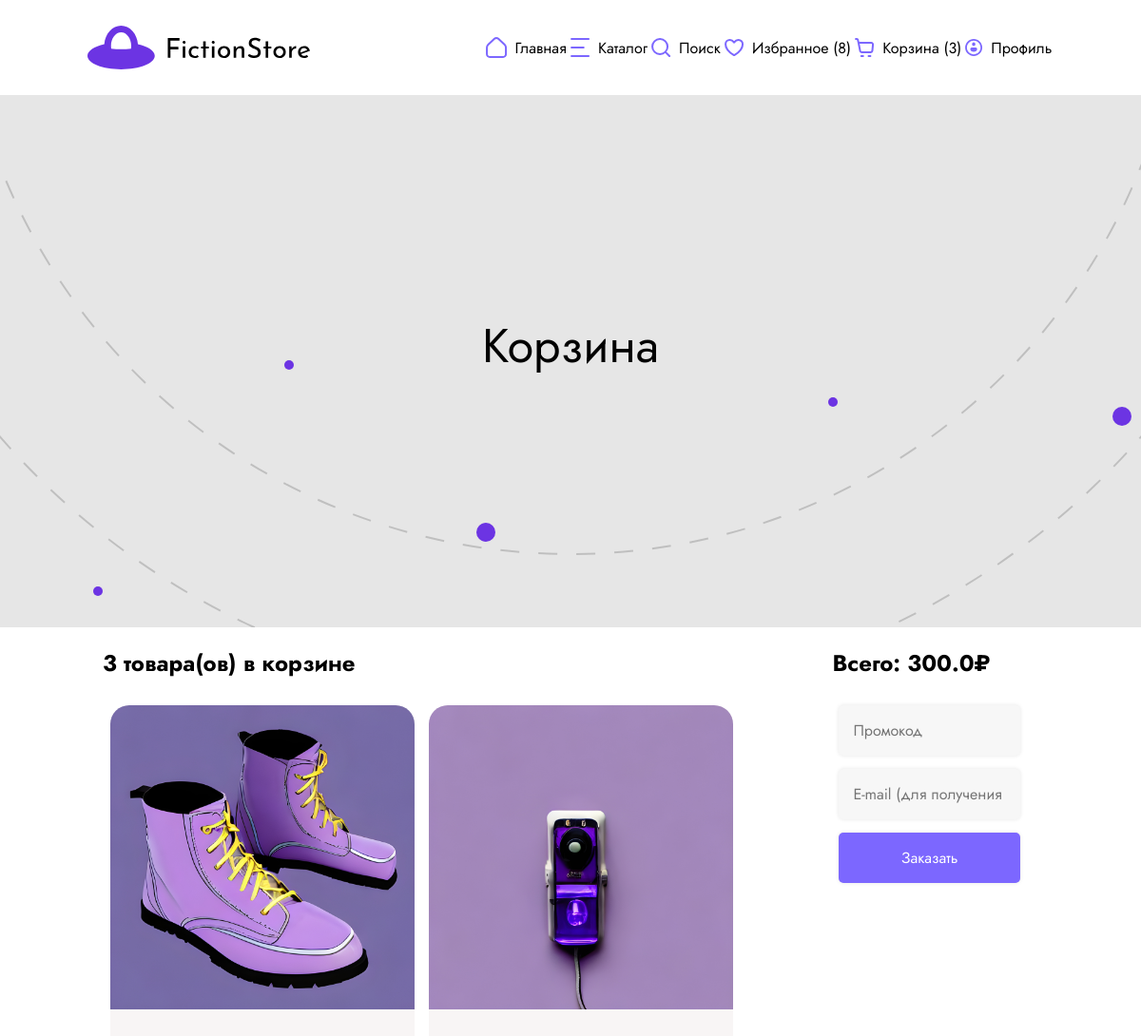
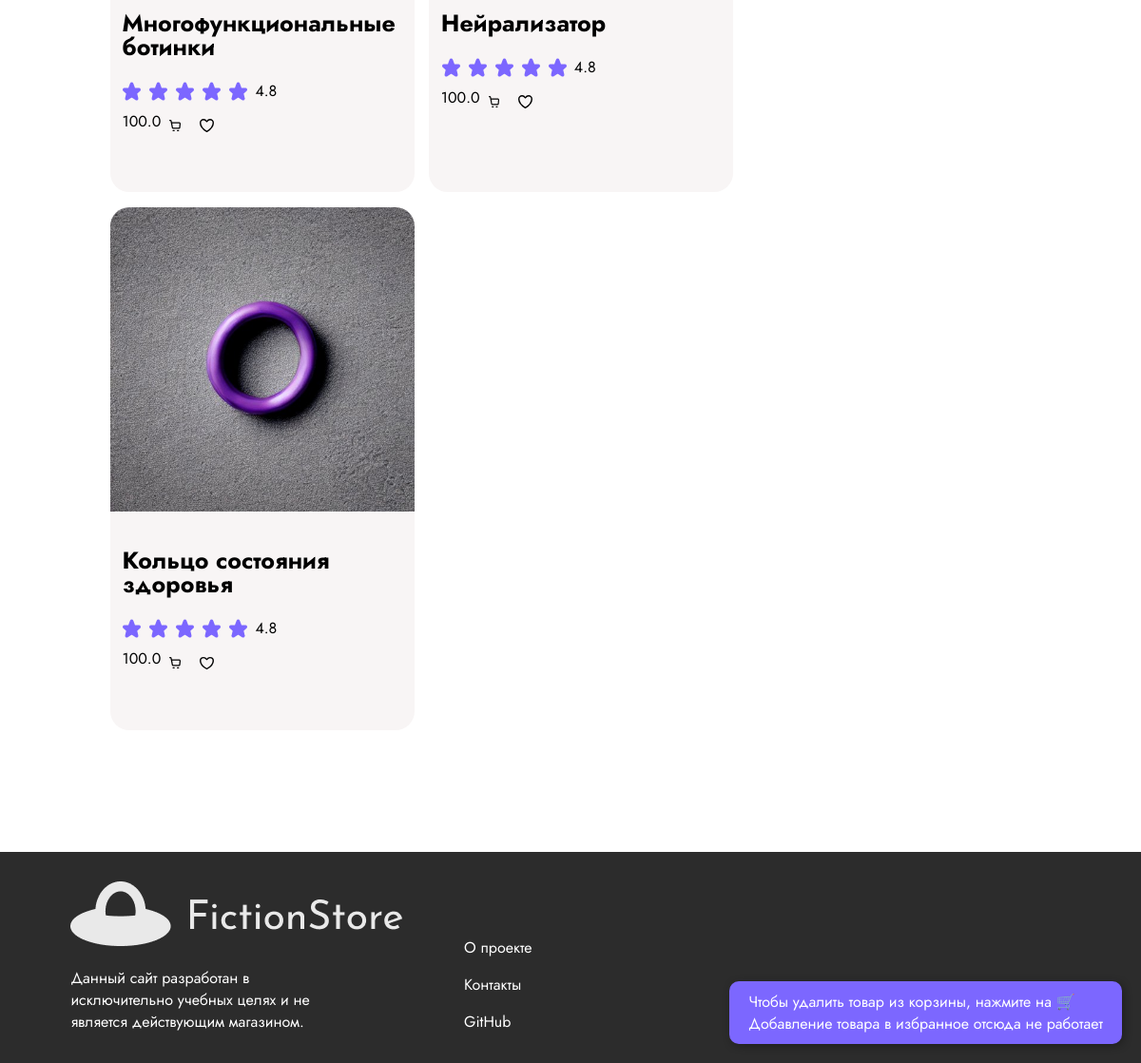
The app's page /basket (signed in) with its own data (2 pictures, top to bottom).
### app/models.py (models this page shows)
class Item(db.Model):
    __tablename__ = "item"
    id              = db.Column(db.Integer, primary_key=True)
    title           = db.Column(db.String(100), nullable=False)
    price           = db.Column(db.Float, nullable=False)
    description     = db.Column(db.String(1000), nullable=False)
    images          = db.Column(db.JSON) # [ "str", ... ]
    colors          = db.Column(db.JSON) # [ "str", ... ]
    science         = db.Column(db.JSON) # [ "str", ... ]
    comments        = db.relationship("Comment", backref="item")

### app/controllers.py (the view)
@app.route('/basket')
def basket():
    if user := authToken(request):
        basket = user.basket
    elif (ids := request.cookies.get('basket')):
        basket = db.session.query(Item).filter(Item.id.in_(ids.split(',')[:-1])).all()
    else:
        basket = 0
    favs_len, basket_len = favs_basket_len(user, request.cookies)
    return render_template('basket.html', favs_len=favs_len,
                           basket_len=basket_len, basket=basket)

### app/controllers.py (called while the page is built)
def authToken(request):
    token = request.cookies.get('token')
    if token and (user := db.session.query(User).filter_by(token=token).first()):
        return user
    return False

def favs_basket_len(user, cookies):
    if user:
        return len(user.favourites), len(user.basket)
    return len(cookies.get('favourites') or "")//2, len(cookies.get('basket') or "")//2

### app/templates/basket.html (shortened to what this page needs)
{% extends 'base.html' %}
{% block content %}
<main>
    <h1>Корзина</h1>
</main>
<div class="types">
    <div class="catalog favcatalog">
        {% set vars = {'sum': 0} %}
        {% if not basket %}
            <h2>В корзине пока ничего нет. Добавьте сюда что-нибудь, нажав на 🛒</h2>
        {% else %}
            <h2>
                <h id="count" style="display: inline;">{{ basket_len }}</h> товара(ов) в корзине
            </h2>
            <div class="favgallery">
            {% for item in basket %}
                <div class="item card" id="item{{ item.id }}">
                    <a href="product?id={{ item.id }}">
                        <img src="/static/img/items/{{ item.images.0 }}" alt="">
                    </a>
                    <div>
                        <a href="product?id={{ item.id }}">
                            <h4>{{ item.title }}</h4>
                        </a>
                        <span class="stars">
                        <img src="static/img/gui/star.svg" alt="">
                        <img src="static/img/gui/star.svg" alt="">
                        <img src="static/img/gui/star.svg" alt="">
                        <img src="static/img/gui/star.svg" alt="">
                        <img src="static/img/gui/star.svg" alt="">
                        <p>4.8</p>
                    </span>
                        <span style="display: flex; flex-direction: row">
                        <div class="price">
                            <p id="price{{ item.id }}">{{ item.price }}</p>
                        </div>
                        <div class="icons">
                            <button value="{{ item.id }}" onclick="removeFromFav(this.value)">
                                <img src="static/img/gui/telega_small.svg" alt="">
                            </button>
                            <a>
                                <img src="static/img/gui/favourite_small.svg" alt="">
                            </a>
                        </div>
                    </span>
                    </div>
                </div>
            {% endfor %}
        {% endif %}
    </div>
</div>
    {% if basket %}
        <aside class="checkout">
            <span>
                <h2>Всего: <h id="sum" style="display: inline;">{{ vars['sum'] }}</h>₽</h2>
            </span>
            <span>
                <input style="padding: 15px; width: 100%" class="textrange-field" type="text" name="promo" placeholder="Промокод">
            </span>
            <span>
                <input style="padding: 15px; width: 100%" class="textrange-field" type="email" name="email" placeholder="E-mail (для получения заказа)">
            </span>
            <span>
                <input type="submit" style="padding: 15px; width: 100%" class="itemcomm_submit" value="Заказать">
            </span>
        </aside>
    {% endif %}
</div>
<div class="notification">
</div>
{% endblock %}

### app/static/styles/style.css (style rules this page uses)
body, html { margin: 0; overflow-x: hidden; }
* { font-family: 'Jost', sans-serif; }
.itemcomm_submit { background-color: rgba(124, 103, 255, 1); color: #fff; border: none; padding: 15px; font-size: 16px; cursor: pointer; border-radius: 5px; box-shadow: 0px 0px 4px rgba(0, 0, 0, 0.1); margin: 7px; }
.textrange-field { display: inline; width: 43%; }
.icons { display: flex; margin-top: 5px; }
.icons > a, .icons > button { display: flex; justify-content: center; align-items: center; color: black; border-radius: 50%; width: 30px; height: 30px; margin-right: 3px; background: transparent; border: 0px; }
.icons > a > img { width: 50%; }
.icons > button > img { width: 65%; }
a { text-decoration: none; color: rgba(124, 103, 255, 1); }
.card { border-radius: 20px; background: rgba(248, 245, 245, 1); margin: 1%; min-width: 320px; height: fit-content; min-height: 550px; width: 35%; display: inline-block; }
.card > a { text-decoration: none; }
.card > a > img { width: 100%; height: auto; border-top-left-radius: 20px; border-top-right-radius: 20px; }
.card h4 { font-size: 25px; color: black; line-height: 25px; }
.card > div { margin: 4%; }
.card > div > span { line-height: 0; }
.stars { margin-top: -15px; }
.stars img { padding-right: 7px; }
@media (min-width: 900px) { span { display: flex; flex-direction: row; } }
@media (min-width: 900px) { main { height: 70vh; background: url(../img/gui/kruzhochki.svg); background-position: center; background-repeat: no-repeat; background-attachment: scroll; margin-top: 0; display: flex; flex-direction: column; justify-content: center; align-items: center; background-color: #E6E6E6; } }
@media (min-width: 900px) { main > h1 { margin-top: 0; width: 50%; text-align: center; font-size: 50px; font-weight: 400; } }
@media (min-width: 900px) { .types { display: flex; flex-direction: row; justify-content: space-around; } }
@media (min-width: 900px) { input, label { display: inline-block; } }
@media (min-width: 900px) { .types > .catalog { display: flex; flex-direction: column; width: 75%; flex-wrap: wrap; } }
@media (min-width: 900px) { .favcatalog { margin-left: 9%; width: max-content; } }
@media (min-width: 900px) { .checkout { margin-right: 10%; width: 20%; float: right; } }
html, body { max-width: 100%; overflow-x: hidden; }
.notification { position: fixed; bottom: 20px; right: 20px; padding: 10px 20px; background-color: rgba(124, 103, 255, 1); border-radius: 10px; box-shadow: 2px 2px 10px rgba(0, 0, 0, 0.3); color: #fff; opacity: 0; visibility: hidden; transition: all 0.5s ease-in-out; }
.notification.show_violet { opacity: 1; visibility: visible; }
.textrange-field { background-color: #f7f7f7; color: #333; border: none; padding: 7px 10px; font-size: 16px; border-radius: 5px; box-shadow: 0px 0px 4px rgba(0, 0, 0, 0.1); margin: 7px; }
.favgallery { display: flex; flex-wrap: wrap; }

### records on screen
Item: shows a picture, title "Многофункциональные ботинки", price "100.0", {{ item.id }} 2 (drawn)
Item: shows a picture, title "Нейрализатор", price "100.0", {{ item.id }} 1 (drawn)
Item: shows a picture, title "Кольцо состояния здоровья", price "100.0", {{ item.id }} 3 (drawn)

### other values on screen
{{ favs_len }} "8"
{{ basket_len }} "3"
{{ vars['sum'] }} "300.0"
